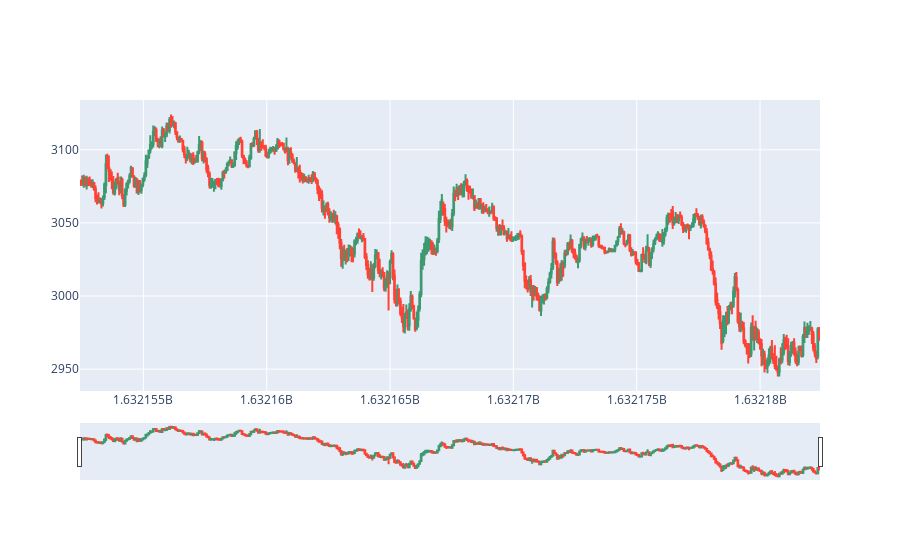

Source (notebook cell):
### Code cell
eth = crypto_df[crypto_df['Asset_ID'] == 6].set_index("timestamp")
eth_range = eth.iloc[-500:]  # Since we cannot plot the entire eth, so selecting the latest 500 points.

fig = go.Figure(data=[go.Candlestick(x=eth_range.index, 
                                     open=eth_range['Open'], 
                                     high=eth_range['High'], 
                                     low=eth_range['Low'], 
                                     close=eth_range['Close'])])
fig.show()

### Figure 1 — Plotly figure (JSON) as saved in the notebook; plotly's stock layout.template omitted (floating-point values rounded to 4 significant figures; data arrays with more than 128 entries replaced by an {"elided": "..."} marker saying what was removed)
{"data": [{"close": {"elided": "500 float values"}, "high": {"elided": "500 float values"}, "low": {"elided": "500 float values"}, "open": {"elided": "500 float values"}, "type": "candlestick", "x": {"elided": "500 int values"}}], "layout": {}}
